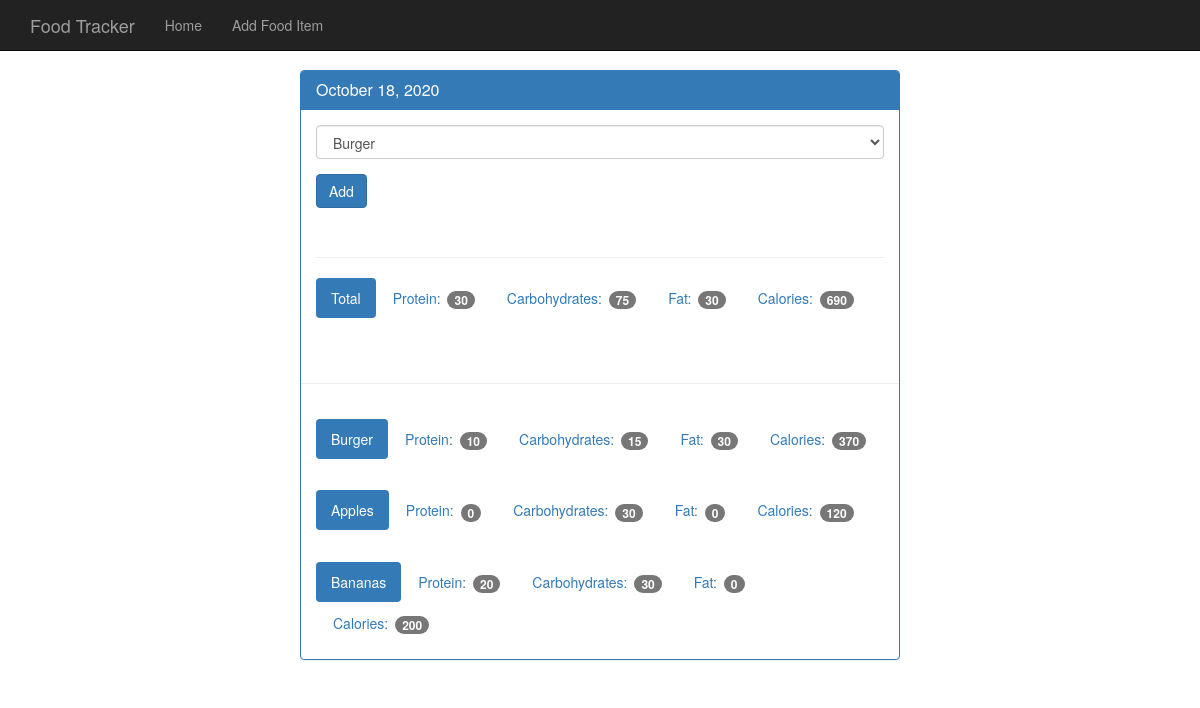
The app's page /view/20201018 with its own data.
### tables this page shows
CREATE TABLE food (
    id integer primary key autoincrement,
    name text not null,
    protein integer not null,
    carbohydrates integer not null,
    fat integer not null,
    calories integer not null

);

### app.py (the view)
@app.route('/view/<date>', methods = ['GET','POST'] ) #date is going to be like 20170213
def view(date):
    db = get_db()
    cur = db.execute('select id, entry_date from log_date where entry_date = ?' ,[date])
    date_result = cur.fetchone()
    if request.method == 'POST':
        db.execute('''insert into food_date(food_id, log_date_id) values (?, ?)
        ''',[request.form['food_select'],
        date_result['id']] )
        db.commit()
    d= datetime.strptime(str(date_result['entry_date']), '%Y%m%d')
    pretty_date = datetime.strftime(d, '%B %d, %Y')
    food_cur = db.execute('select id, name from food')
    food_results = food_cur.fetchall()
    log_cur = db.execute('''select food.name, food.protein, food.carbohydrates, food.fat, food.calories
                          from log_date
                          join food_date on food_date.log_date_id = log_date.id
                          join food on food.id = food_date.food_id
                          where log_date.entry_date = ?''',[date])
    log_results =  log_cur.fetchall()
    totals = {}
    totals['protein'] = 0
    totals['carbohydrates'] = 0
    totals['fat'] = 0
    totals['calories'] = 0
    for food in log_results:
        totals['protein'] += food['protein']
        totals['carbohydrates'] +=  food['carbohydrates']
        totals['fat'] += food['fat']
        totals['calories'] += food['calories']
    return  render_template('day.html', entry_date = date_result['entry_date'] , pretty_date = pretty_date , food_results=food_results, log_results= log_results, totals = totals )

### database.py (called while the page is built)
def connect_db():
    sql = sqlite3.connect('c:/Users/Gailen/src_code/FoodApp1/food_log.db')
    sql.row_factory = sqlite3.Row
    return sql

def get_db():
    if not hasattr(g, 'sqlite3_db'):
        g.sqlite_db = connect_db()
    return g.sqlite_db

### templates/day.html
{% extends "base.html" %}
{% block body %}
    <nav class="navbar navbar-inverse navbar-fixed-top">
      <div class="container">
        <div class="navbar-header">
          <a class="navbar-brand" href="{{ url_for('index') }}">Food Tracker</a>
        </div>
        <div id="navbar" class="navbar-collapse collapse">
          <ul class="nav navbar-nav">
            <li><a href="{{ url_for('index') }}">Home</a></li>
            <li><a href="{{ url_for('food') }}">Add Food Item</a></li>
          </ul>
        </div>
      </div>
    </nav>
    <div class="container theme-showcase col-sm-6 col-sm-offset-3" role="main">
      <div class="row">
        <div>
          <div class="panel panel-primary">
            <div class="panel-heading">
              <h3 class="panel-title">{{ pretty_date }}</h3>
            </div>
            <div class="panel-body">
              <form method="POST" action="{{ url_for('view', date = entry_date) }}">
                <div class="form-group">
                  <select class="form-control" name ="food_select">
                  {% for food in food_results %}
                    <option value ={{ food.id }}> {{ food.name }} </option>
                  {% endfor %}
                  </select>
                </div>
                <button type="submit" class="btn btn-primary">Add</button>
              </form>
              <div class="page-header"></div>
              <ul class="nav nav-pills" role="tablist">
                <li class="active"><a>Total</a></li>
                <li><a>Protein: <span class="badge"> {{ totals.protein }}</span></a></li>
                <li><a>Carbohydrates: <span class="badge">  {{ totals.carbohydrates }} </span></a></li>
                <li><a>Fat: <span class="badge">  {{ totals.fat }}</span></a></li>
                <li><a>Calories: <span class="badge"> {{ totals.calories }}</span></a></li>
              </ul>
            </div>
            <div class="page-header"></div>
            {% for food in log_results %}
            <div class="panel-body">
              <ul class="nav nav-pills" role="tablist">
                <li class="active"><a> {{food.name}}</a></li>
                <li><a>Protein: <span class="badge">{{food.protein}}</span></a></li>
                <li><a>Carbohydrates: <span class="badge">{{food.carbohydrates}}</span></a></li>
                <li><a>Fat: <span class="badge">{{food.fat}}</span></a></li>
                <li><a>Calories: <span class="badge">{{food.calories}}</span></a></li>
              </ul>
            </div>
            {% endfor %}
          </div>
        </div>
      </div>
    </div>
{% endblock %}

### templates/base.html (shortened to what this page needs)
<!DOCTYPE html>
<html lang="en">
  <head>
    <link href="{{ url_for('static', filename='bootstrap.min.css') }}" rel="stylesheet">
    <link href="{{ url_for('static', filename='theme.css') }}" rel="stylesheet">
  </head>
  <body>
    {% block body %}{% endblock %}
  </body>
</html>

### static/theme.css (style rules this page uses)
body { padding-top: 70px; padding-bottom: 30px; }

### records on screen
food: name "Burger", protein "10", carbohydrates "15", fat "30", calories "370"
food: name "Apples", protein "0", carbohydrates "30", fat "0", calories "120"
food: name "Bananas", protein "20", carbohydrates "30", fat "0", calories "200"

### other values on screen
{{ pretty_date }} "October 18, 2020"
{{ totals.protein }} "30"
{{ totals.carbohydrates }} "75"
{{ totals.fat }} "30"
{{ totals.calories }} "690"
form field food_select "Burger"
